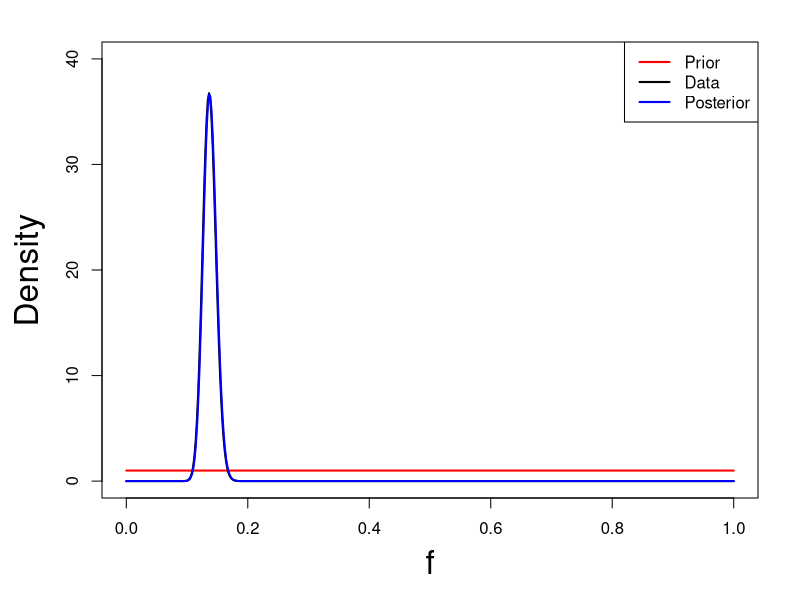

Here is the R script that generated this plot: (Note: this script raises an error after producing the figure.)
library(vioplot)



# ~~~~~~~~~~~~~~~~~~~~~~~~~~~~~~~~~~~~~~~~~~~~~~~~~~~~~~~~~~~~~~~~~~~~
# example from slides
# ~~~~~~~~~~~~~~~~~~~~~~~~~~~~~~~~~~~~~~~~~~~~~~~~~~~~~~~~~~~~~~~~~~~~
res <- 500
prior <- dbeta(seq(0,1,length.out = res), 1, 1)
data <- dbeta(seq(0,1,length.out = res), 137, 863)
posterior <- dbeta(seq(0,1,length.out = res), 138, 864)

par(mfrow = c(1,1), mar = c(5.1,5.1,2.1,2.1))
plot(prior ~ seq(0,1,length.out = res), type = 'l', ylim = c(0,40), lwd = 2,
     col = 'red', xlab = 'f', ylab = 'Density', cex.lab = 2)
points(data ~ seq(0,1,length.out = res), type = 'l', lwd = 2)
points(posterior ~ seq(0,1,length.out = res), type = 'l', lwd = 2, 
       col = 'blue')
legend('topright', c('Prior','Data','Posterior'),
       lwd = 2, col = c('red','black','blue'))

# ~~~~~~~~~~~~~~~~~~~~~~~~~~~~~~~~~~~~~~~~~~~~~~~~~~~~~~~~~~~~~~~~~~~~
# ~~~~~~~~~~~~~~~~~~~~~~~~~~~~~~~~~~~~~~~~~~~~~~~~~~~~~~~~~~~~~~~~~~~~
# Let's imagine we're going to mark and release 1000 ducks (k)...
# ~~~~~~~~~~~~~~~~~~~~~~~~~~~~~~~~~~~~~~~~~~~~~~~~~~~~~~~~~~~~~~~~~~~~
# ~~~~~~~~~~~~~~~~~~~~~~~~~~~~~~~~~~~~~~~~~~~~~~~~~~~~~~~~~~~~~~~~~~~~
n <- 1000

# ~~~~~~~~~~~~~~~~~~~~~~~~~~~~~~~~~~~~~~~~~~~~~~~~~~~~~~~~~~~~~~~~~~~~
# we'll assume that our 'true' band-recovery probability is 0.05, 
# or that hunters will shoot, recover, and report 5% of the total 
# population (we'll assume that our marked population is representative)
# ~~~~~~~~~~~~~~~~~~~~~~~~~~~~~~~~~~~~~~~~~~~~~~~~~~~~~~~~~~~~~~~~~~~~
f <- 0.05

# ~~~~~~~~~~~~~~~~~~~~~~~~~~~~~~~~~~~~~~~~~~~~~~~~~~~~~~~~~~~~~~~~~~~~
# now we'll generate some data (y), or the number of ducks that are actually
# killed, retrived, and reported by hunters
# ~~~~~~~~~~~~~~~~~~~~~~~~~~~~~~~~~~~~~~~~~~~~~~~~~~~~~~~~~~~~~~~~~~~~
?rbinom()
y <- rbinom(1, n, f)

# sample 1000 marked birds with same 5 for 50 years (z)
z <- rbinom(50, n, f)
hist(z, breaks = 20)

# ~~~~~~~~~~~~~~~~~~~~~~~~~~~~~~~~~~~~~~~~~~~~~~~~~~~~~~~~~~~~~~~~~~~~
# great, now we have our data!
# let's consider three priors...
# the two numbers are the alpha and beta parameters for a beta distribution
# ~~~~~~~~~~~~~~~~~~~~~~~~~~~~~~~~~~~~~~~~~~~~~~~~~~~~~~~~~~~~~~~~~~~~
weak <- c(1,1)
mod <- c(1,9)
strong <- c(100,900)



# ~~~~~~~~~~~~~~~~~~~~~~~~~~~~~~~~~~~~~~~~~~~~~~~~~~~~~~~~~~~~~~~~~~~~
# let's visualize our priors!
# ~~~~~~~~~~~~~~~~~~~~~~~~~~~~~~~~~~~~~~~~~~~~~~~~~~~~~~~~~~~~~~~~~~~~
samples <- 10000
vioplot(rbeta(samples, weak[1], weak[2]),
        rbeta(samples, mod[1], mod[2]),
        rbeta(samples, strong[1], strong[2]),
        names = c('Beta(1,1)', 'Beta(1,9)','Beta(5,95)'),
        xlab = 'Priors')


# ~~~~~~~~~~~~~~~~~~~~~~~~~~~~~~~~~~~~~~~~~~~~~~~~~~~~~~~~~~~~~~~~~~~~
# lets generate some posteriors (along with an MC maximum likelihood estimate)
# ~~~~~~~~~~~~~~~~~~~~~~~~~~~~~~~~~~~~~~~~~~~~~~~~~~~~~~~~~~~~~~~~~~~~
samples <- 10000
p.weak <- rbeta(samples, weak[1]+y, weak[2]+(n-y))
p.mod <- rbeta(samples, mod[1]+y, mod[2]+(n-y))
p.strong <- rbeta(samples, strong[1]+y, strong[2]+(n-y))
ml.est <- rbeta(samples, y, (n-y))

# ~~~~~~~~~~~~~~~~~~~~~~~~~~~~~~~~~~~~~~~~~~~~~~~~~~~~~~~~~~~~~~~~~~~~
# let's generate some summary statistics of the posterior distribution
# ~~~~~~~~~~~~~~~~~~~~~~~~~~~~~~~~~~~~~~~~~~~~~~~~~~~~~~~~~~~~~~~~~~~~
q.weak <- quantile(p.weak, c(0.025,0.5,0.975))
q.mod <- quantile(p.mod, c(0.025,0.5,0.975))
q.strong <- quantile(p.strong, c(0.025,0.5,0.975))
q.ml <- quantile(ml.est, c(0.025,0.5,0.975))


# ~~~~~~~~~~~~~~~~~~~~~~~~~~~~~~~~~~~~~~~~~~~~~~~~~~~~~~~~~~~~~~~~~~~~
# let's plot our posteriors and our MLE
# ~~~~~~~~~~~~~~~~~~~~~~~~~~~~~~~~~~~~~~~~~~~~~~~~~~~~~~~~~~~~~~~~~~~~
vioplot(p.weak, p.mod, p.strong, ml.est,
        drawRect = F, ylab = 'Estimates of band-recovery probability',
        xlab = 'Priors (and non-Bayes)', line = 3, cex.lab = 2,
        names = c('Beta(1,1)','Beta(1,9)','Beta(5,95)','ML'), ylim = c(0,0.1))
arrows(1:4, c(q.weak[1],q.mod[1],q.strong[1],q.ml[1]), 
       1:4, c(q.weak[3],q.mod[3],q.strong[3],q.ml[3]),
       length = 0)
points(c(q.weak[2],q.mod[2],q.strong[2],q.ml[2]), pch = 21, bg = 'white', cex = 2)

q.weak[2];q.mod[2];q.strong[2];q.ml[2]



# ~~~~~~~~~~~~~~~~~~~~~~~~~~~~~~~~~~~~~~~~~~~~~~~~~~~~~~~~~~~~~~~~~~~~
# using a prior from the literature,
# imagine an estimate of 0.0487 with an sd of 0.01 has been published
# and you want to use that (or something like that) as hyperpriors
# for a beta distribution.... how would you do that?
#
# moment matching! 
# ~~~~~~~~~~~~~~~~~~~~~~~~~~~~~~~~~~~~~~~~~~~~~~~~~~~~~~~~~~~~~~~~~~~~
mu <- 0.0487
sd <- 0.01

alpha = ((1-mu)/(sd*sd) - (1/mu)) * mu^2
beta = alpha * (1/mu - 1)

pub <- rnorm(samples, 0.0487, 0.01)
pri <- rbeta(samples, alpha, beta)

q.pub <- quantile(pub, c(0.025,0.5,0.975))
q.pri <- quantile(pri, c(0.025,0.5,0.975))

vioplot(pub, pri, drawRect = F,
        names = c('Normal(0.0487, sd = 0.01)','Beta(22.51,439.77)'))
arrows(1:2, c(q.pub[1],q.pri[1]), 1:2, c(q.pub[3],q.pri[3]), length = 0, lty = 1, col = 'white')
points(c(q.pub[2],q.pri[2]) ~ c(1:2), pch = 21, bg = 'white', cex = 2)

# ~~~~~~~~~~~~~~~~~~~~~~~~~~~~~~~~~~~~~~~~~~~~~~~~~~~~~~~~~~~~~~~~~~~~
# HOMEWORK:
#
# 1) generate a new posterior distribution given the normal distribution from the literature and moment matching!
#
# 2) play with priors! try >5 different priors to generate posteriors... try some really bad ones!
#    assume you think you know everything and you're deeply wrong... see what happens :)
#    simple models like this are the easiest to use to understand the effects of bad priors
#
# 3) Visualize, visualize, visualize! My favorite way to get to know distributions (after
#    a cursory inspection of expected mean and variance) is to simply plot them, e.g.,
hist(rbeta(10000, 22, 78), breaks = 1000)
#    this will help you rapidly understand relationships between values used in the distribution
#    e.g., the mean of a beta is equal to alpha/(alpha + beta), you can see it in the histogram
#    try 50 and 50, 75 and 25, 5 and 5, etc. as the sume of the two numbers decline variance will
#    increase, as alpha gets bigger relative to beta the mean will increase, etc. Make some panel
#    plots, etc.
# ~~~~~~~~~~~~~~~~~~~~~~~~~~~~~~~~~~~~~~~~~~~~~~~~~~~~~~~~~~~~~~~~~~~~
